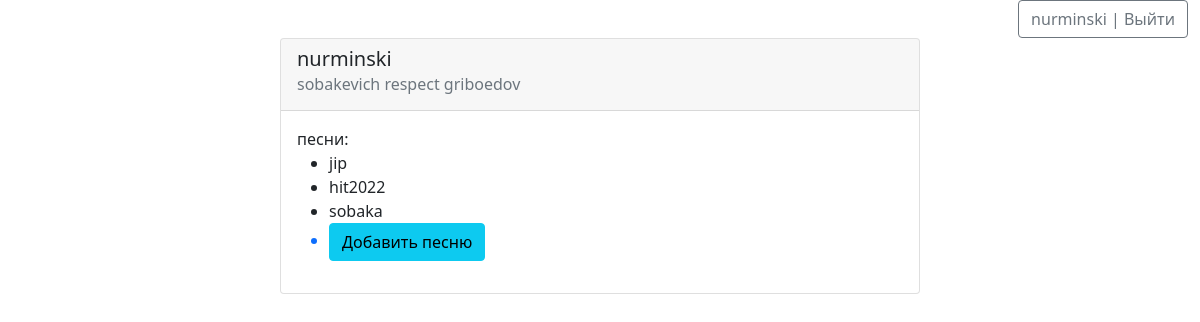
The page /myprofile (signed in) on the database its author committed.
### polls/models.py (models this page shows, shortened)
class Dude(models.Model):
    user = models.OneToOneField(User, on_delete=models.CASCADE)
    bio = models.TextField()
    photo = models.CharField(max_length=150) # путь до картинки
    is_judge = models.BooleanField(default=False)
    def __str__(self):
        return self.user.username

class Song(models.Model):
    author = models.ForeignKey(Dude, on_delete=models.CASCADE)
    title = models.CharField(max_length=50)
    pub_date = models.DateTimeField('date published', auto_now = True)
    lyrics = models.TextField()

### polls/views.py (the view)
# urls.py: path('myprofile', views.view_my_profile, name = 'myprofile'),
def view_my_profile(request):
    try:
        name_dude = request.user
        if str(name_dude)  == 'admin': return redirect('http://127.0.0.1:8000/admin')
        dude = Dude.objects.get(user = name_dude)
    except:
        raise Http404("Такого dude не существует")
    if dude.is_judge:
        judge_flag = True
        review_list = dude.review_set.all()
        return render(request, 'polls/myprofile.html', {'user':dude, 'judge_flag':judge_flag, 'review_list':review_list})
    else:
        judge_flag = False
        song_list = dude.song_set.all()
        return render(request, 'polls/myprofile.html', {'user':dude, 'judge_flag':judge_flag, 'song_list':song_list})

### vova/templates/polls/myprofile.html (shortened to what this page needs)
 {% extends 'base.html' %}
{% block content %}
<div class="card" style="width: 40rem;">
    <div class="card-header">
      <h5 class="card-title">{{user}}</h5>
      <h6 class="card-subtitle mb-2 text-muted">{{user.bio}}</h6>
    </div>
    <div class="card-body">
    {% if not judge_flag %}
        песни:
        <ul>
            {% for song in song_list %}
                <li class="card-text">{{song.title}}</li>
            {% endfor %}
            <a href ="{% url 'polls:add_song' %}"><li><button class="btn btn-info">Добавить песню</button></li></a>
        </ul>
    {% endif %}
    </div>
  </div>
{% endblock %}

### vova/templates/base.html (shortened to what this page needs)
<!DOCTYPE html>
<html lang="en">
<head>
    <link href="https://cdn.jsdelivr.net/npm/bootstrap@5.1.3/dist/css/bootstrap.min.css" rel="stylesheet">
</head>
<body>
    <div class="container-fluid text-end">
        {% if request.user.is_authenticated %}
            <a class="btn btn-outline-secondary" href =" {% url 'polls:logout'%} "> {{request.user.username}} | Выйти</a>
        {% else %}
            <a class="btn btn-outline-secondary" href =" {% url 'polls:register'%} ">Зарегистрироваться</a> |
            <a class="btn btn-success" href =" {% url 'polls:login'%} ">Войти</a>
        {% endif %}
    </div>
    <div class="container d-flex justify-content-center">
        {% block content %}  {% endblock %}
    </div>
</body>
</html>

### rows shown on the page
Dude: user.username "nurminski", bio "sobakevich respect griboedov"
Song: title "jip"
Song: title "hit2022"
Song: title "sobaka"

### other values the page prints
{{ request.user.username }} "nurminski"
